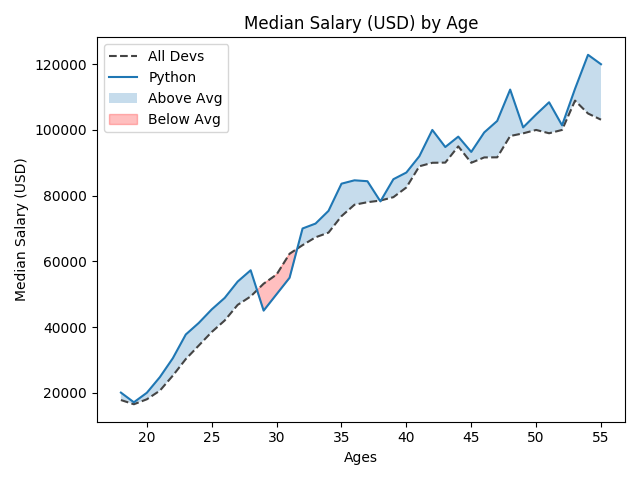

The script that saved this image:
'''
Description:
Program to plot line graphs and also fill in the area between the lines depicting
median salary for Python developers and median salary of all developers
'''
import pandas as pd
from matplotlib import pyplot as plt

data = pd.read_csv('data.csv')
ages = data['Age']
dev_salaries = data['All_Devs']
py_salaries = data['Python']
js_salaries = data['JavaScript']

plt.plot(ages, dev_salaries, color='#444444',
         linestyle='--', label='All Devs')

plt.plot(ages, py_salaries, label='Python')

overall_median = 57287

plt.fill_between(ages, py_salaries, dev_salaries,
                 where=(py_salaries > dev_salaries),
                 interpolate=True, alpha=0.25, label='Above Avg')

plt.fill_between(ages, py_salaries, dev_salaries,
                 where=(py_salaries <= dev_salaries),
                 interpolate=True, color='red', alpha=0.25, label='Below Avg')
plt.legend()

plt.title('Median Salary (USD) by Age')
plt.xlabel('Ages')
plt.ylabel('Median Salary (USD)')

plt.tight_layout()
plt.savefig('line_plot_area.png')
plt.show()
